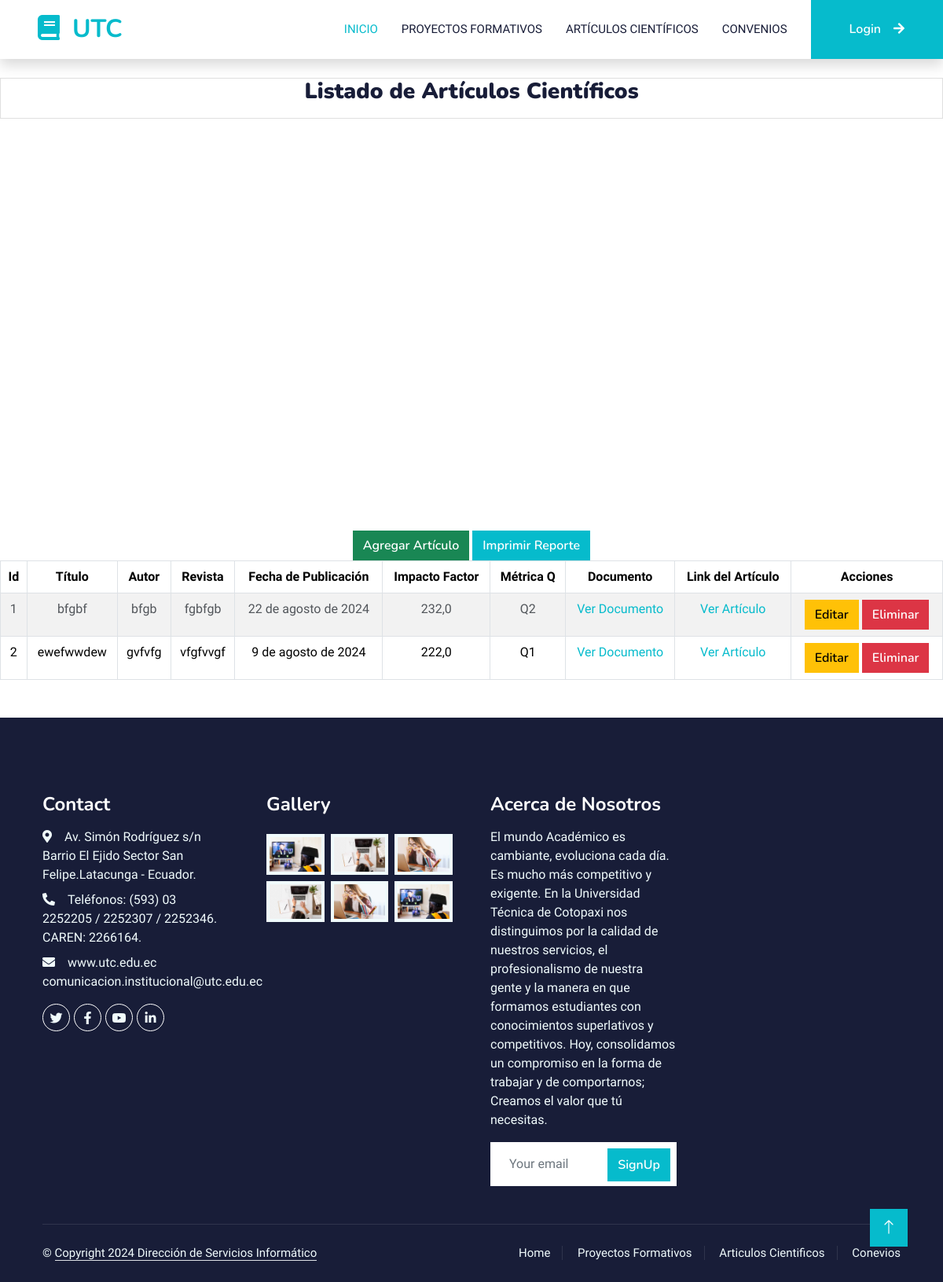
Screenshot of /listadoArticulos/ with the database file from the repository.
### Aplicaciones/Avance/models.py (models this page shows, shortened)
class Articulo(models.Model):
    Q_CHOICES = [
        ('Q1', 'Q1'),
        ('Q2', 'Q2'),
        ('Q3', 'Q3'),
        ('Q4', 'Q4'),
    ]
    id = models.AutoField(primary_key=True)
    titulo = models.CharField(max_length=200)
    autor = models.CharField(max_length=100)
    revista = models.CharField(max_length=100)
    fecha_publicacion = models.DateField()
    impacto_factor = models.FloatField()
    metrica_q = models.CharField(max_length=2, choices=Q_CHOICES)
    documento = models.FileField(upload_to='articulos', null=True, blank=True)
    link_articulo = models.URLField(max_length=200)

### Aplicaciones/Avance/views.py (the view)
# urls.py: path('listadoArticulos/', views.ListadoArticulos, name='listado_articulos'),
def ListadoArticulos(request):
    articulos = Articulo.objects.all()
    return render(request, "listadoArticulos.html", {'articulos': articulos})

### Aplicaciones/Avance/templates/listadoArticulos.html (shortened to what this page needs)
{% extends "./plantilla.html" %}
{% load static %}
{% block body %}
<br>
<div class="card">
    <div class="card-title text-center">
        <h3><b>Listado de Artículos Científicos</b></h3>
    </div>
</div>
<br>
<div id="chart_div" style="width: 900px; height: 500px; margin: auto;"></div>
<div style="text-align: center;">
    <a href="{% url 'nuevoArticulo' %}" class="btn btn-success">Agregar Artículo</a>
    <button class="btn btn-primary" onclick="printTable()">Imprimir Reporte</button>
</div>
<table class="table table-bordered table-striped table-hover text-center" id="tbl-articulos">
    <thead>
        <tr>
            <th>Id</th>
            <th>Título</th>
            <th>Autor</th>
            <th>Revista</th>
            <th>Fecha de Publicación</th>
            <th>Impacto Factor</th>
            <th>Métrica Q</th>
            <th>Documento</th>
            <th>Link del Artículo</th>
            <th>Acciones</th>
        </tr>
    </thead>
    <tbody>
        {% for articulo in articulos %}
        <tr>
            <td>{{ articulo.id }}</td>
            <td>{{ articulo.titulo }}</td>
            <td>{{ articulo.autor }}</td>
            <td>{{ articulo.revista }}</td>
            <td>{{ articulo.fecha_publicacion }}</td>
            <td>{{ articulo.impacto_factor }}</td>
            <td>{{ articulo.metrica_q }}</td>
            <td>
                {% if articulo.documento %}
                <a href="{{ articulo.documento.url }}" target="_blank">Ver Documento</a>
                {% else %}
                No disponible
                {% endif %}
            </td>
            <td><a href="{{ articulo.link_articulo }}" target="_blank">Ver Artículo</a></td>
            <td>
                <a href="{% url 'editarArticulo' articulo.id %}" class="btn btn-warning">Editar</a>
                <a href="{% url 'eliminarArticulo' articulo.id %}" onclick="return confirm('¿Estás seguro de eliminar?')" class="btn btn-danger">Eliminar</a>
            </td>
        </tr>
        {% endfor %}
    </tbody>
</table>
{% endblock %}

### Tesis/static/Plantilla/elearning-1.0.0/css/style.css (style rules this page uses)
:root { --primary: #06BBCC; --light: #F0FBFC; --dark: #181d38; }
.btn { font-family: 'Nunito', sans-serif; font-weight: 600; transition: .5s; }
.btn.btn-primary, .btn.btn-secondary { color: #FFFFFF; }

### rows the page displays
Articulo: id "1", titulo "bfgbf", autor "bfgb", revista "fgbfgb", fecha_publicacion "22 de agosto de 2024", impacto_factor "232,0", metrica_q "Q2"
Articulo: id "2", titulo "ewefwwdew", autor "gvfvfg", revista "vfgfvvgf", fecha_publicacion "9 de agosto de 2024", impacto_factor "222,0", metrica_q "Q1"
